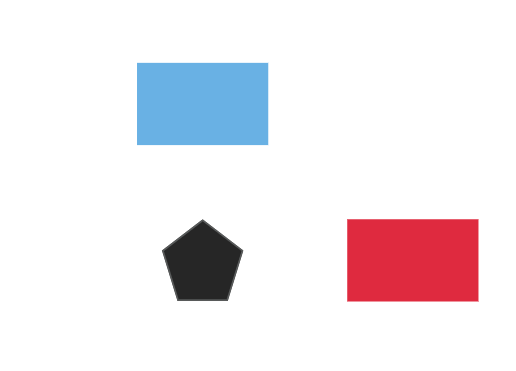
#> input picture 毕业论文/zjc(4)/image.png, 516 x 371 px, found by its file name
$ python cv_caluate.py -i /home/hpp/zjc/RL/image.png -w 1   (older library calls are emulated)
#> lines starting #> are read from the running program, lines starting #| are printed output that depends on the picture; after the words box and inside, x2 and y2 are one past the last pixel; in counts of white or black regions, pixels touching at a corner belong together
# coding=utf-8
# 导入相应的pthon包
from scipy.spatial import distance as dist
from imutils import perspective
from imutils import contours
import numpy as np
import argparse
import imutils
import cv2
import math


def distance(point1, point2):
    """计算两个点之间的距离"""
    return math.sqrt((point2[0] - point1[0]) ** 2 + (point2[1] - point1[1]) ** 2)


def min_distance_points_of_quad(quad):
    """计算四边形中两条对边的最小距离所在的两个点"""
    min_distance = float("inf")
    min_points = None

    # 遍历所有边
    for i in range(4):
        for j in range(i + 2, i + 4):
            # 对于每一对边，计算它们之间的距离
            dist = distance(quad[i], quad[j % 4])
            # 如果距离小于当前最小距离，则更新最小距离和对应的点
            if dist < min_distance:
                min_distance = dist
                min_points = (quad[i], quad[j % 4])

    return min_points


# 计算中心点函数
def midpoint(ptA, ptB):
    return ((ptA[0] + ptB[0]) * 0.5, (ptA[1] + ptB[1]) * 0.5)


# 进行参数配置和解析
ap = argparse.ArgumentParser()
ap.add_argument("-i", "--image", required=True, help="path to the input image")
ap.add_argument(
    "-w",
    "--width",
    type=float,
    required=True,
    help="width of the left-most object in the image (in inches)",
)
args = vars(ap.parse_args())

# python /home/hpp/zjc/RL/cv_caluate.py -i /home/hpp/zjc/RL/image.png -w 1
# 读取图片
image = cv2.imread(args["image"])
#> image is the input picture: shape (371, 516, 3); mean B, G, R 237.5, 233.5, 239.6
# 执行灰度变换
gray = cv2.cvtColor(image, cv2.COLOR_BGR2GRAY)
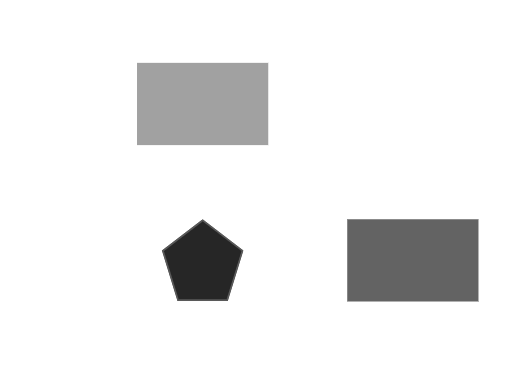
#> gray: shape (371, 516); min 38, max 255, mean 235.8
# 执行高斯滤波
gray = cv2.GaussianBlur(gray, (7, 7), 0)

# 执行Canny边缘检测
edged = cv2.Canny(gray, 50, 100)
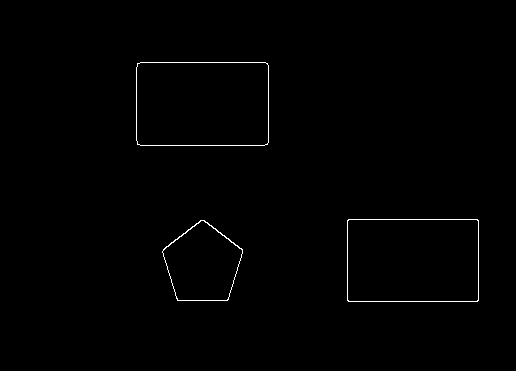
#> edged: shape (371, 516); 0.59% white in thin lines or dots, all inside (x1, y1, x2, y2) = (136, 62, 479, 302)
# 执行腐蚀和膨胀后处理
edged = cv2.dilate(edged, None, iterations=1)
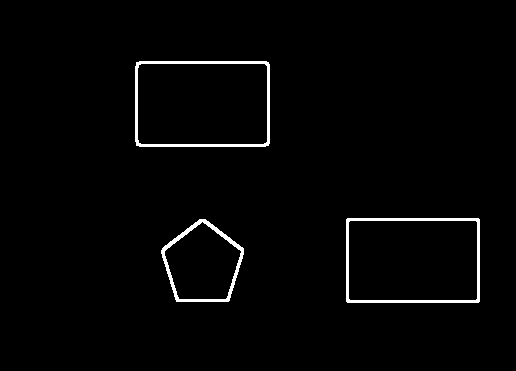
#> edged: shape (371, 516); 1.8% white; 3 white regions, box (x1, y1, x2, y2) and area: (135, 61, 270, 147) 1282, (346, 218, 480, 303) 1278, (161, 219, 244, 302) 931
edged = cv2.erode(edged, None, iterations=1)

# 在边缘映射中寻找轮廓
cnts = cv2.findContours(edged.copy(), cv2.RETR_EXTERNAL, cv2.CHAIN_APPROX_SIMPLE)
#> cnts = 3 contours; box (x1, y1, x2, y2) and area: (136, 62, 269, 146) 10933, (347, 219, 479, 302) 10740, (162, 220, 243, 301) 4564
cnts = imutils.grab_contours(cnts)

# 对轮廓点进行排序
(cnts, _) = contours.sort_contours(cnts)
# 设置显示颜色
colors = (
    (0, 0, 255),
    (240, 0, 159),
    (0, 165, 255),
    (255, 255, 0),
    (255, 0, 255),
    (0, 0, 0),
)
refObj = None

# 循环遍历每一个轮廓点
for c in cnts:
    # 过滤点太小的轮廓点
    if cv2.contourArea(c) < 100:
        continue

    # 计算最小的外接矩形
    box = cv2.minAreaRect(c)
    box = cv2.cv.BoxPoints(box) if imutils.is_cv2() else cv2.boxPoints(box)
    box = np.array(box, dtype="int")

    # 对轮廓点进行排序
    box = perspective.order_points(box)

    # 计算BB的中心点
    cX = np.average(box[:, 0])
    cY = np.average(box[:, 1])

    if refObj is None:
        # 获取4个坐标点并计算中心点坐标
        (tl, tr, br, bl) = box
        (tlblX, tlblY) = midpoint(tl, bl)
        (trbrX, trbrY) = midpoint(tr, br)

        # 计算中心点之间的欧式距离
        D = dist.euclidean((tlblX, tlblY), (trbrX, trbrY))
        # 获取计算结果
        refObj = (box, (cX, cY), D / args["width"])
        continue

    # 绘制轮廓
    orig = image.copy()
    cv2.drawContours(orig, [box.astype("int")], -1, (0, 255, 0), 2)
    cv2.drawContours(orig, [refObj[0].astype("int")], -1, (0, 255, 0), 2)

    # 进行坐标堆叠
    refCoords = np.vstack([refObj[0], refObj[1]])
    objCoords = np.vstack([box, (cX, cY)])

    # 遍历所有的坐标点
    for (xA, yA), (xB, yB), color in zip(refCoords, objCoords, colors):
        # 绘制点并连接为直线
        cv2.circle(orig, (int(xA), int(yA)), 5, color, -1)
        cv2.circle(orig, (int(xB), int(yB)), 5, color, -1)
        cv2.line(orig, (int(xA), int(yA)), (int(xB), int(yB)), color, 2)

        # 计算坐标之间的欧式距离并及进行距离转换
        D = dist.euclidean((xA, yA), (xB, yB)) / refObj[2]
        (mX, mY) = midpoint((xA, yA), (xB, yB))
        cv2.putText(
            orig,
            "{:.1f}in".format(D),
            (int(mX), int(mY - 10)),
            cv2.FONT_HERSHEY_SIMPLEX,
            0.55,
            color,
            2,
        )

        # 显示结果
        cv2.imshow("Image", orig)
        cv2.waitKey(0)
#> this loop made 3 passes
#> (cX, cY, tl, tr, br, bl, tlblX, tlblY) on pass 1: (202, 103.5, [136, 62], [268, 62], [268, 145], [136, 145], 136, 103.5)
#> (box, cX, cY) on passes 2 to 3: ([[162, 220], [242, 220], [242, 300], [162, 300]], 202, 260), ([[347, 219], [478, 219], [478, 301], [347, 301]], 412.5, 260)
#> pass 2, `cv2.imshow("Image", orig)`:
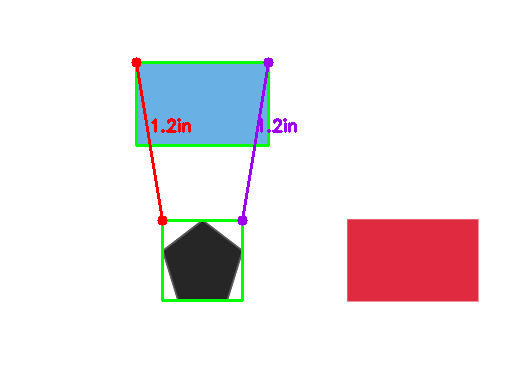
#> window 'Image': shape (371, 516, 3); mean B, G, R 233.8, 231.8, 237.5
#> pass 2, `cv2.imshow("Image", orig)`:
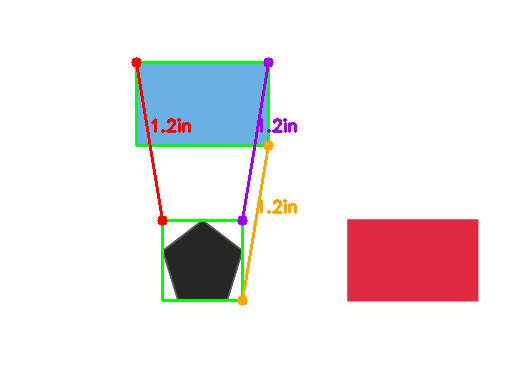
#> window 'Image': shape (371, 516, 3); mean B, G, R 232.8, 231.4, 237.6
#> pass 2, `cv2.imshow("Image", orig)`:
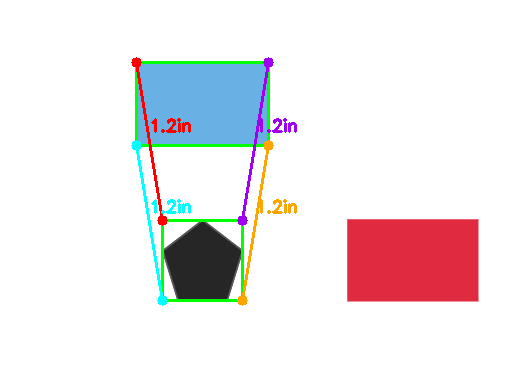
#> window 'Image': shape (371, 516, 3); mean B, G, R 232.9, 231.4, 236.6
#> after the loop:
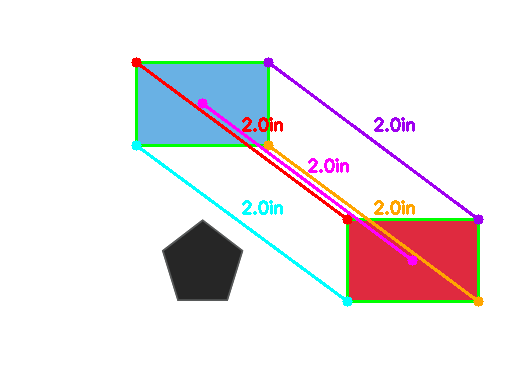
#> orig: shape (371, 516, 3); mean B, G, R 232.6, 229.9, 235.6
#> after the loop, tlblX = 136; tlblY = 103.5; trbrX = 268; trbrY = 103.5

$ run again, with 毕业论文/zjc(4)/i2.png copied over 毕业论文/zjc(4)/image.png
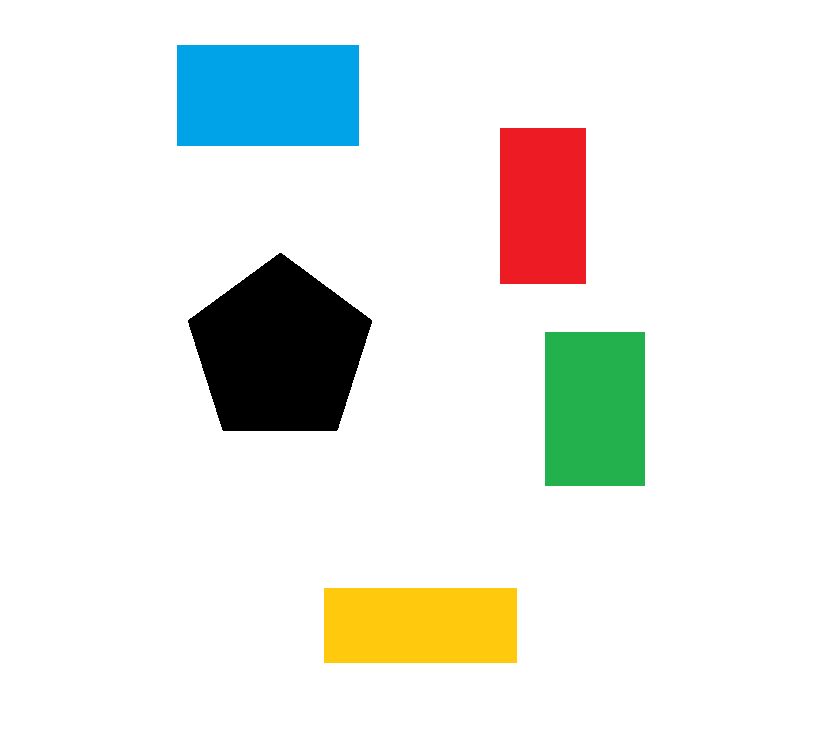
#> input picture 毕业论文/zjc(4)/i2.png, 822 x 729 px, found by its file name
#> image is the input picture: shape (729, 822, 3); mean B, G, R 229.3, 234, 231.4
#> `edged = cv2.dilate(edged, None, iterations=1)`:
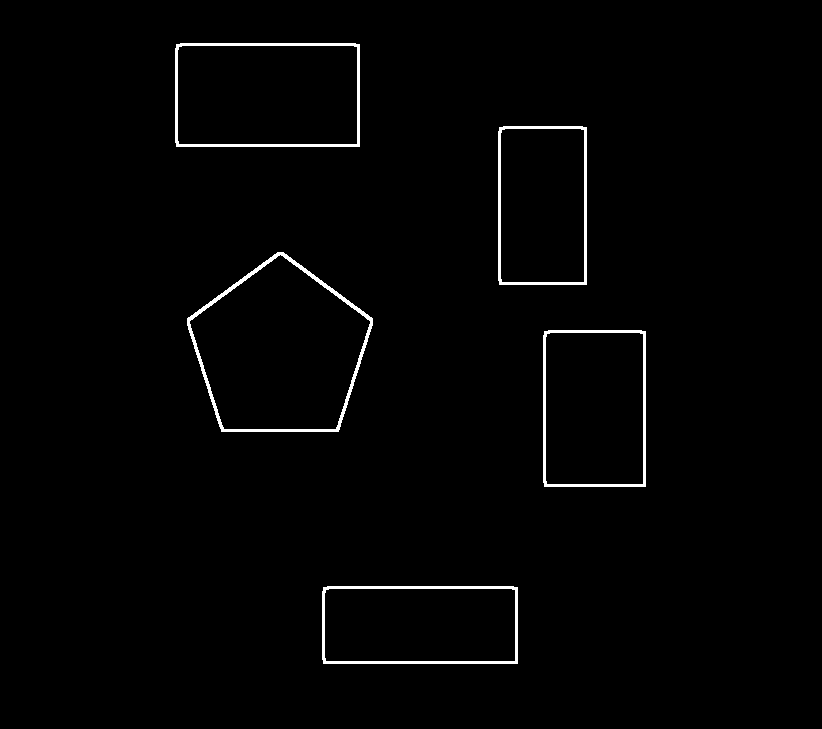
#> edged: shape (729, 822); 1.4% white; 5 white regions
#> cnts = 5 contours; box (x1, y1, x2, y2) and area: (188, 253, 372, 431) 22821, (176, 44, 359, 146) 18367, (544, 331, 645, 486) 15385, (323, 587, 517, 663) 14460, (499, 127, 586, 284) 13401
#> the loop `for c in cnts:` made 5 passes
#> (cX, cY, tl, tr, br, bl, tlblX, tlblY) on pass 1: (267, 94.5, [176, 44], [358, 44], [358, 145], [176, 145], 176, 94.5)
#> after the loop `for c in cnts:`:
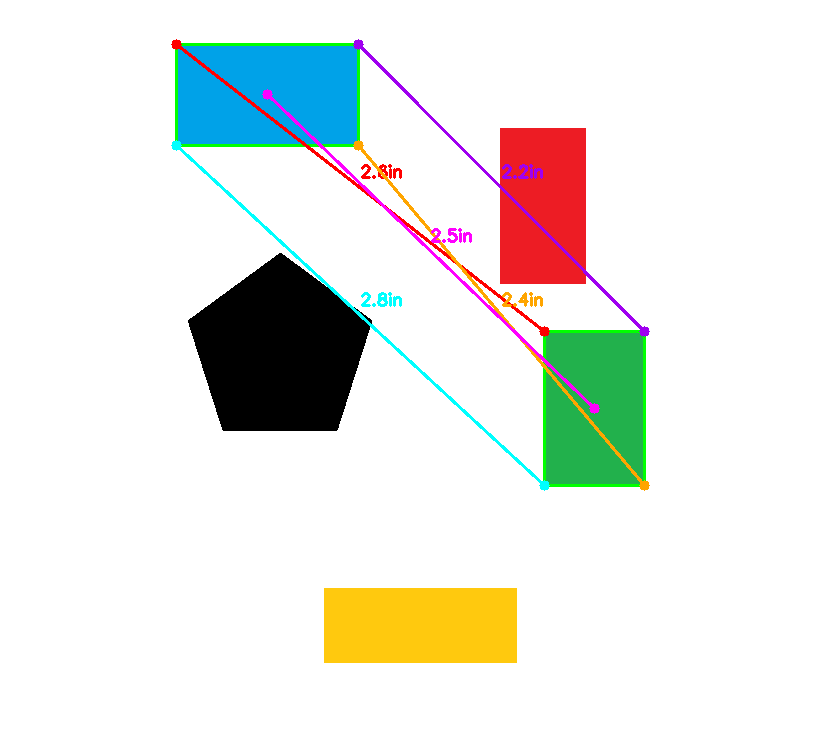
#> orig: shape (729, 822, 3); mean B, G, R 227.3, 232.3, 230.3
#> after the loop `for c in cnts:`: tlblX = 176; tlblY = 94.5; trbrX = 358; trbrY = 94.5

$ run again, with 毕业论文/zjc(4)/i3.png copied over 毕业论文/zjc(4)/image.png
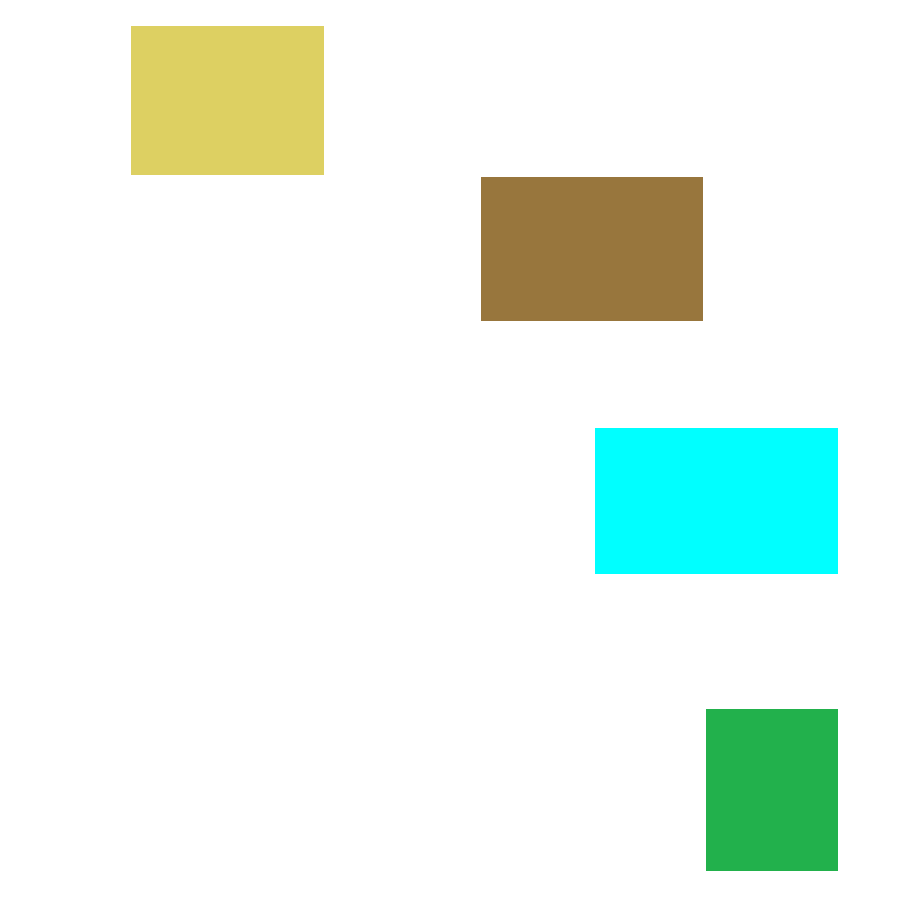
#> input picture 毕业论文/zjc(4)/i3.png, 904 x 901 px, found by its file name
#> image is the input picture: shape (901, 904, 3); mean B, G, R 237.1, 245.9, 232.8
#> `edged = cv2.dilate(edged, None, iterations=1)`:
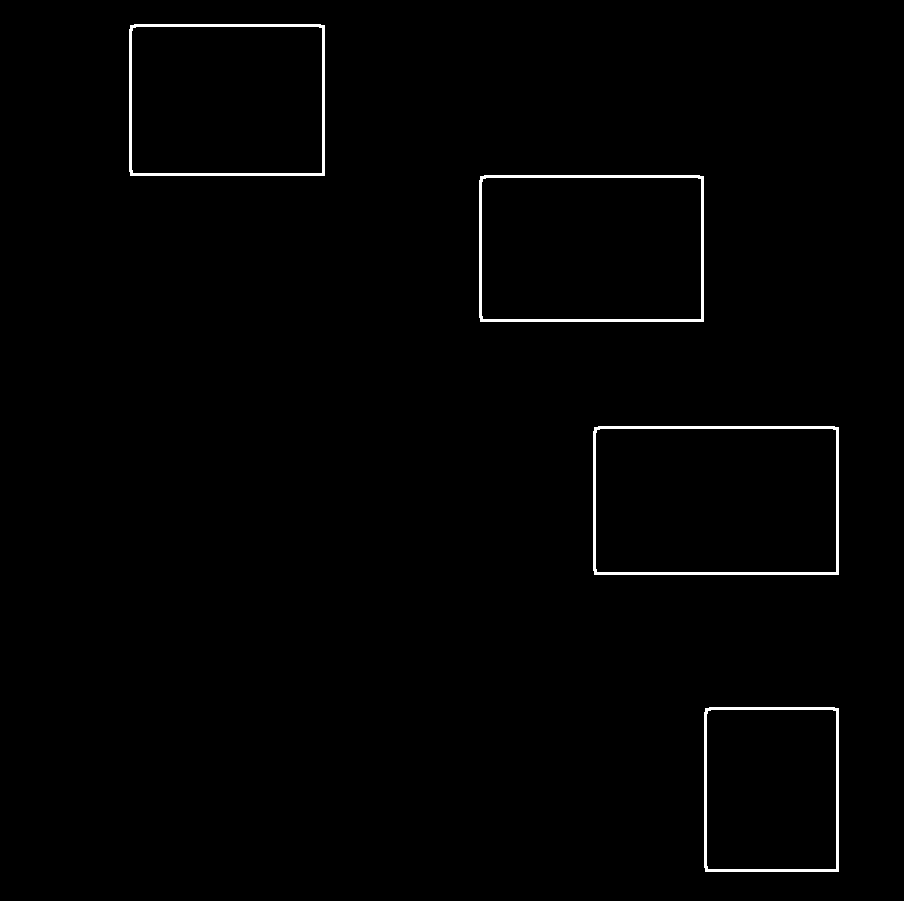
#> edged: shape (901, 904); 1% white; 4 white regions
#> cnts = 4 contours; box (x1, y1, x2, y2) and area: (594, 427, 838, 574) 35463, (480, 176, 703, 321) 31953, (130, 25, 324, 175) 28742, (705, 708, 838, 871) 21369
#> the loop `for c in cnts:` made 4 passes
#> (cX, cY, tl, tr, br, bl, tlblX, tlblY) on pass 1: (226.5, 99.5, [130, 25], [323, 25], [323, 174], [130, 174], 130, 99.5)
#> after the loop `for c in cnts:`:
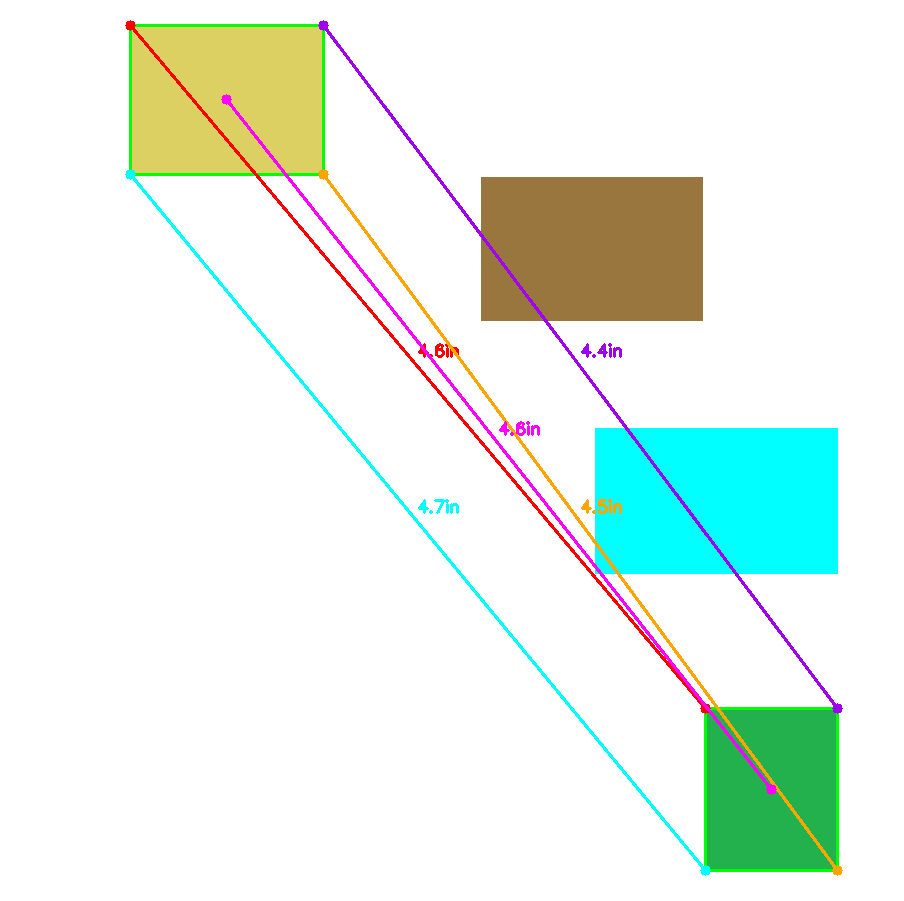
#> orig: shape (901, 904, 3); mean B, G, R 234.9, 242.9, 231.3
#> after the loop `for c in cnts:`: tlblX = 130; tlblY = 99.5; trbrX = 323; trbrY = 99.5
